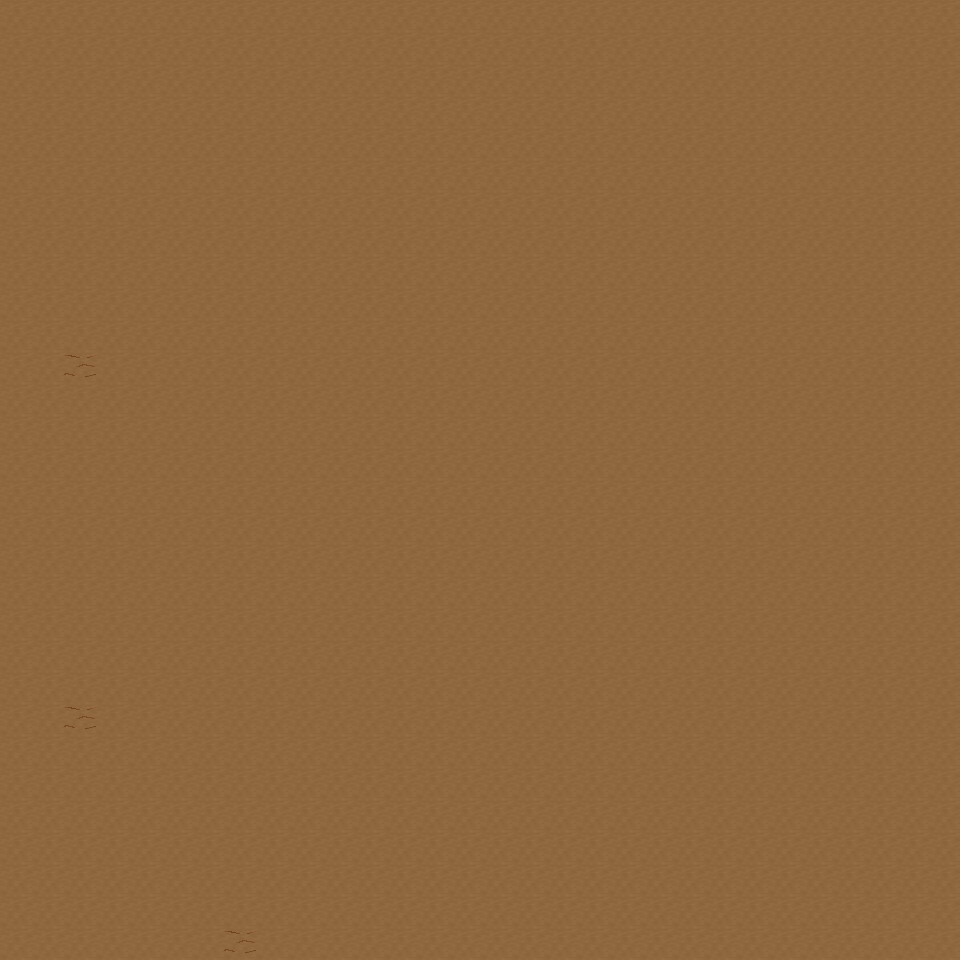

The image is a tile-based game level rendered from a .tmx file. Its description and source (layers, tilesets, objects; grid data summarised) follow:
An orthogonal 30x30 tile map with 32x32 px tiles, 6 tile layers (Ground, Object, Object2, Above, ...), 37 tilesets and 4 objects (4x mapExit).

<map version="1.0" orientation="orthogonal" renderorder="right-down" width="30" height="30" tilewidth="32" tileheight="32" nextobjectid="5">
  <tileset firstgid="1" name="tileset_ground_ground" tilewidth="32" tileheight="32" tilecount="33" columns="3">
    <image source="../drawable/tileset_ground_ground.png" width="96" height="352" />
  </tileset>
  <tileset firstgid="34" name="tileset_ground_ridge_earth_dark" tilewidth="32" tileheight="32" tilecount="96" columns="12">
    <image source="../drawable/tileset_ground_ridge_earth_dark.png" width="384" height="256" />
  </tileset>
  <tileset firstgid="130" name="tileset_logic_collision" tilewidth="32" tileheight="32" tilecount="1" columns="1">
    <image source="../drawable/tileset_logic_collision.png" width="32" height="32" />
  </tileset>
  <tileset firstgid="131" name="tileset_logic_portal" tilewidth="32" tileheight="32" tilecount="24" columns="8">
    <image source="../drawable/tileset_logic_portal.png" width="256" height="96" />
  </tileset>
  <tileset firstgid="155" name="tileset_building_fence_fence_chunky" tilewidth="32" tileheight="32" tilecount="21" columns="3">
    <image source="../drawable/tileset_building_fence_fence_chunky.png" width="96" height="224" />
  </tileset>
  <tileset firstgid="176" name="tileset_item_statue_girl_with_bird" tilewidth="32" tileheight="32" tilecount="12" columns="4">
    <image source="../drawable/tileset_item_statue_girl_with_bird.png" width="128" height="96" />
  </tileset>
  <tileset firstgid="188" name="tileset_plant_bush_hosta" tilewidth="32" tileheight="32" tilecount="9" columns="3">
    <image source="../drawable/tileset_plant_bush_hosta.png" width="96" height="96" />
  </tileset>
  <tileset firstgid="197" name="tileset_logic_item_sheepfood" tilewidth="32" tileheight="32" tilecount="1" columns="1">
    <image source="../drawable/tileset_logic_item_sheepfood.png" width="32" height="32" />
  </tileset>
  <tileset firstgid="198" name="tileset_ground_rock_rocks_3" tilewidth="32" tileheight="32" tilecount="16" columns="4">
    <image source="../drawable/tileset_ground_rock_rocks_3.png" width="128" height="128" />
  </tileset>
  <tileset firstgid="214" name="tileset_item_statue_crystal_statues" tilewidth="32" tileheight="32" tilecount="12" columns="6">
    <image source="../drawable/tileset_item_statue_crystal_statues.png" width="192" height="64" />
  </tileset>
  <tileset firstgid="226" name="tileset_plant_tree_maple_tree" tilewidth="32" tileheight="32" tilecount="72" columns="8">
    <image source="../drawable/tileset_plant_tree_maple_tree.png" width="256" height="288" />
  </tileset>
  <tileset firstgid="298" name="tileset_plant_stump_small_stump" tilewidth="32" tileheight="32" tilecount="4" columns="2">
    <image source="../drawable/tileset_plant_stump_small_stump.png" width="64" height="64" />
  </tileset>
  <tileset firstgid="302" name="tileset_item_statue_plants_potted_stone" tilewidth="32" tileheight="32" tilecount="6" columns="3">
    <image source="../drawable/tileset_item_statue_plants_potted_stone.png" width="96" height="64" />
  </tileset>
  <tileset firstgid="308" name="tileset_logic_creature_sheep" tilewidth="32" tileheight="32" tilecount="1" columns="1">
    <image source="../drawable/tileset_logic_creature_sheep.png" width="32" height="32" />
  </tileset>
  <tileset firstgid="309" name="tileset_furniture_chair_bench_white" tilewidth="32" tileheight="32" tilecount="8" columns="2">
    <image source="../drawable/tileset_furniture_chair_bench_white.png" width="64" height="128" />
  </tileset>
  <tileset firstgid="317" name="tileset_furniture_sink_dark_side_on" tilewidth="32" tileheight="32" tilecount="6" columns="3">
    <image source="../drawable/tileset_furniture_sink_dark_side_on.png" width="96" height="64" />
  </tileset>
  <tileset firstgid="323" name="tileset_object_birds" tilewidth="32" tileheight="32" tilecount="4" columns="2">
    <image source="../drawable/tileset_object_birds.png" width="64" height="64" />
  </tileset>
  <tileset firstgid="327" name="tileset_logic_creature_animal" tilewidth="32" tileheight="32" tilecount="32" columns="8">
    <image source="../drawable/tileset_logic_creature_animal.png" width="256" height="128" />
  </tileset>
  <tileset firstgid="359" name="tileset_ground_earth_edges" tilewidth="32" tileheight="32" tilecount="18" columns="6">
    <image source="../drawable/tileset_ground_earth_edges.png" width="192" height="96" />
  </tileset>
  <tileset firstgid="377" name="tileset_ground_grass_corners" tilewidth="32" tileheight="32" tilecount="24" columns="6">
    <image source="../drawable/tileset_ground_grass_corners.png" width="192" height="128" />
  </tileset>
  <tileset firstgid="401" name="tileset_building_stairs_stairs_grey" tilewidth="32" tileheight="32" tilecount="6" columns="3">
    <image source="../drawable/tileset_building_stairs_stairs_grey.png" width="96" height="64" />
  </tileset>
  <tileset firstgid="407" name="tileset_logic_creature_ent" tilewidth="32" tileheight="32" tilecount="4" columns="4">
    <image source="../drawable/tileset_logic_creature_ent.png" width="128" height="32" />
  </tileset>
  <tileset firstgid="411" name="tileset_plant_tree_pine_tree" tilewidth="32" tileheight="32" tilecount="20" columns="4">
    <image source="../drawable/tileset_plant_tree_pine_tree.png" width="128" height="160" />
  </tileset>
  <tileset firstgid="431" name="tileset_plant_tree_oak_tree" tilewidth="32" tileheight="32" tilecount="20" columns="4">
    <image source="../drawable/tileset_plant_tree_oak_tree.png" width="128" height="160" />
  </tileset>
  <tileset firstgid="451" name="tileset_plant_tree_chestnut_tree" tilewidth="32" tileheight="32" tilecount="20" columns="4">
    <image source="../drawable/tileset_plant_tree_chestnut_tree.png" width="128" height="160" />
  </tileset>
  <tileset firstgid="471" name="tileset_building_thatched_roof_cottage1" tilewidth="32" tileheight="32" tilecount="20" columns="4">
    <image source="../drawable/tileset_building_thatched_roof_cottage1.png" width="128" height="160" />
  </tileset>
  <tileset firstgid="491" name="tileset_building_thatched_roof_cottage2" tilewidth="32" tileheight="32" tilecount="20" columns="4">
    <image source="../drawable/tileset_building_thatched_roof_cottage2.png" width="128" height="160" />
  </tileset>
  <tileset firstgid="511" name="tileset_logic_item_vegetable" tilewidth="32" tileheight="32" tilecount="16" columns="8">
    <image source="../drawable/tileset_logic_item_vegetable.png" width="256" height="64" />
  </tileset>
  <tileset firstgid="527" name="tileset_object_well" tilewidth="32" tileheight="32" tilecount="4" columns="2">
    <image source="../drawable/tileset_object_well.png" width="64" height="64" />
  </tileset>
  <tileset firstgid="531" name="tileset_plant_flower_flower_bed_1" tilewidth="32" tileheight="32" tilecount="35" columns="7">
    <image source="../drawable/tileset_plant_flower_flower_bed_1.png" width="224" height="160" />
  </tileset>
  <tileset firstgid="566" name="tileset_plant_flower_small_flower_bed" tilewidth="32" tileheight="32" tilecount="12" columns="3">
    <image source="../drawable/tileset_plant_flower_small_flower_bed.png" width="96" height="128" />
  </tileset>
  <tileset firstgid="578" name="tileset_plant_flower_small_flower_bed_2" tilewidth="32" tileheight="32" tilecount="12" columns="3">
    <image source="../drawable/tileset_plant_flower_small_flower_bed_2.png" width="96" height="128" />
  </tileset>
  <tileset firstgid="590" name="tileset_plant_flower_foxgloves" tilewidth="32" tileheight="32" tilecount="4" columns="2">
    <image source="../drawable/tileset_plant_flower_foxgloves.png" width="64" height="64" />
  </tileset>
  <tileset firstgid="594" name="tileset_plant_flower_hothouse_flowers" tilewidth="32" tileheight="32" tilecount="72" columns="6">
    <image source="../drawable/tileset_plant_flower_hothouse_flowers.png" width="192" height="384" />
  </tileset>
  <tileset firstgid="666" name="tileset_plant_bush_bush_mult_colored" tilewidth="32" tileheight="32" tilecount="6" columns="3">
    <image source="../drawable/tileset_plant_bush_bush_mult_colored.png" width="96" height="64" />
  </tileset>
  <tileset firstgid="672" name="tileset_object_ents" tilewidth="32" tileheight="32" tilecount="50" columns="5">
    <image source="../drawable/tileset_object_ents.png" width="160" height="320" />
  </tileset>
  <tileset firstgid="722" name="tileset_ground_green_paving" tilewidth="32" tileheight="32" tilecount="18" columns="3">
    <image source="../drawable/tileset_ground_green_paving.png" width="96" height="192" />
  </tileset>
  <layer name="Ground" width="30" height="30">
    <data>[900 cells, 900 non-empty, 1 distinct tile ids]</data>
  </layer>
  <layer name="Object" width="30" height="30">
    <data>[900 cells, 3 non-empty, 1 distinct tile ids]</data>
  </layer>
  <layer name="Object2" width="30" height="30">
    <data>[900 cells, 0 non-empty, 0 distinct tile ids]</data>
  </layer>
  <layer name="Above" width="30" height="30">
    <data>[900 cells, 0 non-empty, 0 distinct tile ids]</data>
  </layer>
  <layer name="Above2" width="30" height="30">
    <data>[900 cells, 0 non-empty, 0 distinct tile ids]</data>
  </layer>
  <layer name="Walkable" width="30" height="30">
    <data>[900 cells, 0 non-empty, 0 distinct tile ids]</data>
  </layer>
  <objectgroup name="MapEvents">
    <object id="1" name="north" type="mapExit" x="0" y="0" width="960" height="32">
      <properties>
        <property name="map" value="level_0_x189_y10" />
        <property name="x" value="0" />
        <property name="y" value="28" />
      </properties>
    </object>
    <object id="2" name="south" type="mapExit" x="0" y="928" width="960" height="32">
      <properties>
        <property name="map" value="level_0_x189_y12" />
        <property name="x" value="0" />
        <property name="y" value="1" />
      </properties>
    </object>
    <object id="3" name="west" type="mapExit" x="0" y="0" width="32" height="960">
      <properties>
        <property name="map" value="level_0_x188_y11" />
        <property name="x" value="28" />
        <property name="y" value="0" />
      </properties>
    </object>
    <object id="4" name="east" type="mapExit" x="928" y="0" width="32" height="960">
      <properties>
        <property name="map" value="level_0_x190_y11" />
        <property name="x" value="1" />
        <property name="y" value="0" />
      </properties>
    </object>
  </objectgroup>
</map>
